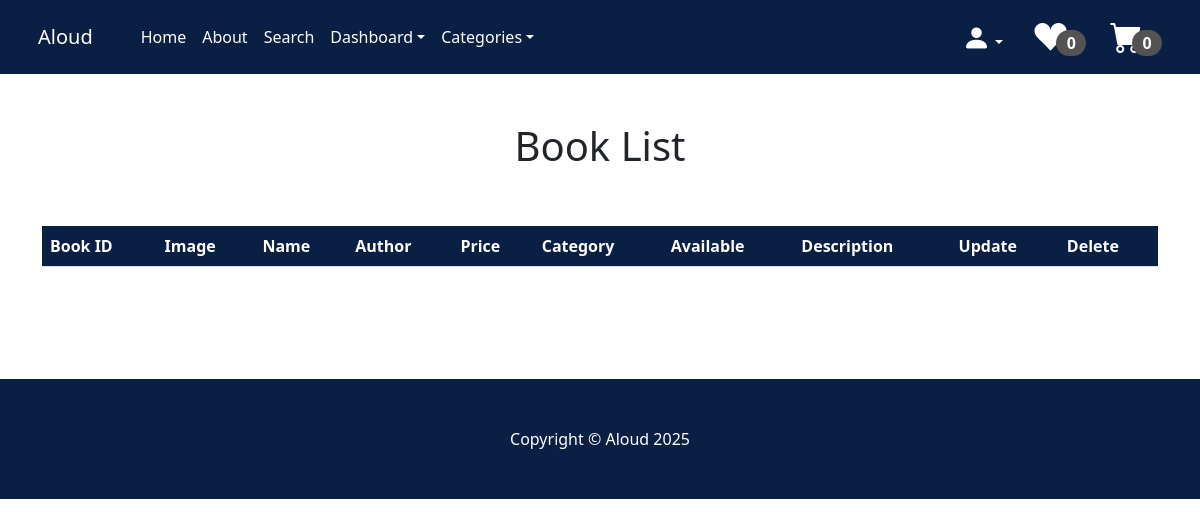
Page /booklist_dash/ (signed in) on the earlier database version.
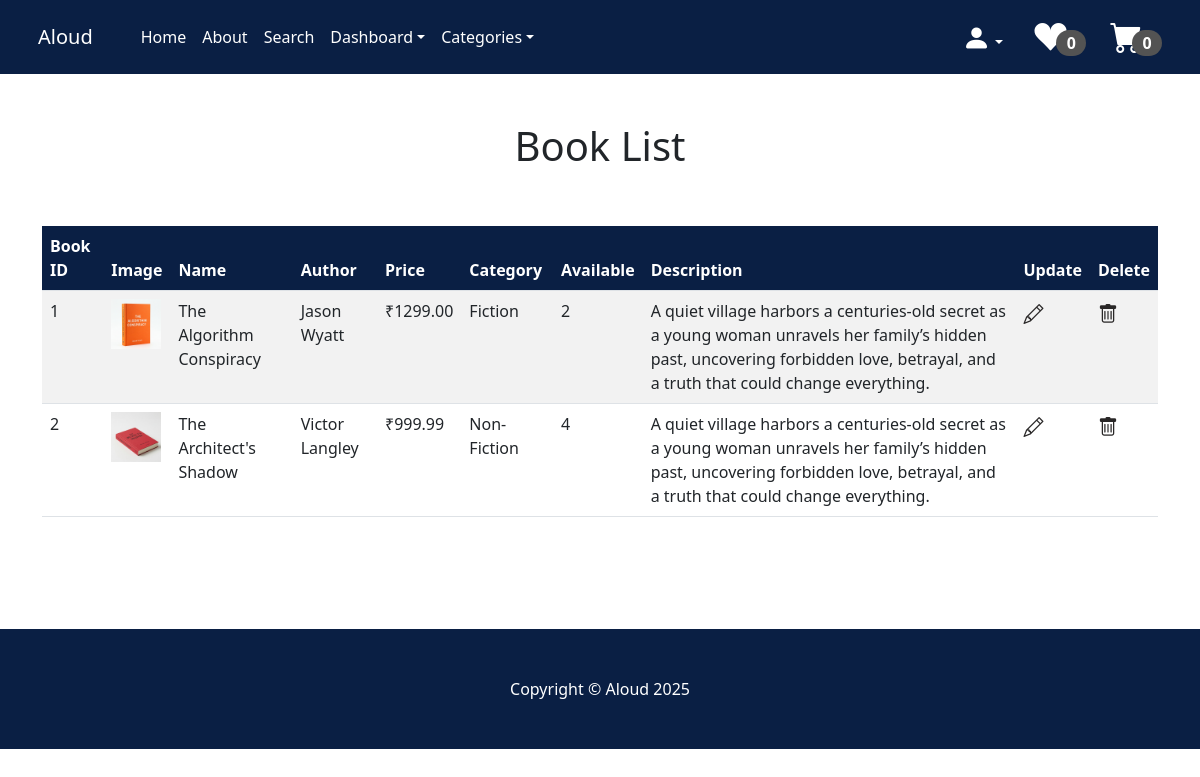
Same page on the later database version.
### store/models.py (models this page shows, shortened)
class Product(models.Model):
    book_id = models.CharField(max_length=10)
    name = models.CharField(max_length=50)
    author = models.CharField(max_length=50)
    price = models.DecimalField(default=0, decimal_places=2, max_digits=9)
    category = models.ForeignKey(Category, on_delete=models.CASCADE, default=1)
    stock = models.PositiveIntegerField(null=False, blank=False, default=0)
    description = models.TextField(max_length=1000, default='', blank=True, null=True)
    image = models.ImageField(upload_to='uploads/product')
    is_sale = models.BooleanField(default=False)
    sale_price = models.DecimalField(default=0, decimal_places=2, max_digits=9)

class Category(models.Model):
    name = models.CharField(max_length=50)
    image = models.ImageField(upload_to='uploads/category', default='uploads/category/nonfiction.jpg')
    def __str__(self):
        return self.name
    class Meta:
        verbose_name_plural = 'categories'

### store/views.py (the view)
# urls.py: path('booklist_dash/', views.booklist_dash, name='booklist_dash'),      #To view all the books in the dashboard
def booklist_dash(request):
    if request.user.is_authenticated and request.user.is_superuser:
        books = Product.objects.all()
        return render(request, 'booklist_dash.html', {'books': books})
    else:
        messages.success(request, 'Access denied to this page')
        return redirect('home')

### cart/cart.py (called while the page is built)
    def __len__(self):
        return sum(self.cart.values())

### cart/context_processors.py (called while the page is built)
def cart(request):
    return{'cart':Cart(request)}

### store/context_processors.py (called while the page is built)
def categories_processor(request):
    return {
        'categories': Category.objects.all()
    }

### wishlist/context_processors.py (called while the page is built)
def wishlist(request):
    wishlist = Wishlist(request)
    return {
        'wishlist': wishlist.wishlist  # or just 'wishlist': wishlist to use its methods
    }

### store/templates/booklist_dash.html
{% extends 'base.html' %}
{% block content %}
    <div class="container">
        <div class="row">
            <center>
                <div class="col-12">
<br/><br/>
<h1>Book List</h1>
<br/><br/>
<div>
    <table class="table table table-striped table-hover">
  <thead style="background-color: #0a1f44;">
    <tr style="color: white;">
      <th scope="col">Book ID</th>
      <th scope="col">Image</th>
      <th scope="col">Name</th>
      <th scope="col">Author</th>
      <th scope="col">Price</th>
      <th scope="col">Category</th>
      <th scope="col">Available</th>
      <th scope="col">Description</th>
      <th scope="col">Update</th>
      <th scope="col">Delete</th>
    </tr>
  </thead>
  <tbody>
    {% for book in books %}
    <tr>
      <td>{{ book.id }}</td>
      <td><img src="{{ book.image.url }}" alt="Book Image" width="50"></td>
      <td>{{ book.name }}</td>
      <td>{{ book.author }}</td>
      {% if book.is_sale %}
      <td>₹{{ book.sale_price }}</td>
      {% else %}
      <td>₹{{ book.price }}</td>
      {% endif %}
      <td>{{ book.category }}</td>
      <td>{{ book.stock }}</td>
      <td>{{ book.description }}</td>
      <td><a href="{% url 'booklist_edit' book.pk %}"><i class="bi bi-pencil fs-5" style="color: rgb(41, 39, 39);"></i></a></td>
      <td><a href="{% url 'booklist_del' book.pk %}"><i class="bi bi-trash fs-5" style="color: rgb(41, 39, 39);"></i></a></td>
    {% endfor %}
  </tbody>
</table>
<br/><br/><br/><br/>
</div>
                </div>
            </center>
        </div>
    </div>
{% endblock %}

Differences in the rows shown:
added Product: id "1", image (picture), name "The Algorithm Conspiracy", author "Jason Wyatt", price "1299.00", category "Fiction", stock "2", description "A quiet village harbors a centuries-old secret as a young woman unravels her family’s hidden past, uncovering forbidden love, betrayal, and a truth that could change everything."
added Product: id "2", image (picture), name "The Architect's Shadow", author "Victor Langley", sale_price "999.99", category "Non-Fiction", stock "4", description "A quiet village harbors a centuries-old secret as a young woman unravels her family’s hidden past, uncovering forbidden love, betrayal, and a truth that could change everything."
